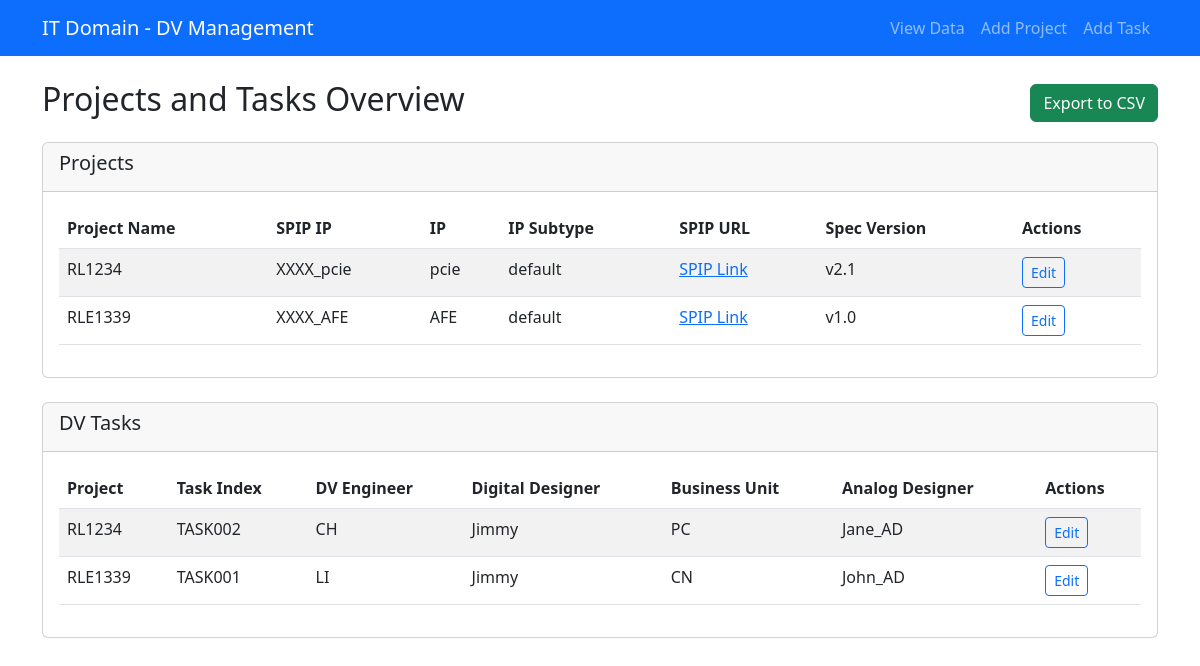
The page /it-domain/index.php on the database its author committed.
### tables this page shows
CREATE TABLE projects (
    id INT AUTO_INCREMENT PRIMARY KEY,
    project_name VARCHAR(100) NOT NULL UNIQUE,
    spip_ip VARCHAR(100),
    ip VARCHAR(100),
    ip_postfix VARCHAR(50),
    ip_subtype VARCHAR(50) DEFAULT 'default',
    alternative_name VARCHAR(100),
    spip_url VARCHAR(500),
    wiki_url VARCHAR(500),
    spec_version VARCHAR(50),
    spec_path VARCHAR(500),
    created_at TIMESTAMP DEFAULT CURRENT_TIMESTAMP,
    updated_at TIMESTAMP DEFAULT CURRENT_TIMESTAMP ON UPDATE CURRENT_TIMESTAMP
);

CREATE TABLE dv_tasks (
    id INT AUTO_INCREMENT PRIMARY KEY,
    project_id INT,
    task_index VARCHAR(50),
    dv_engineer VARCHAR(100),
    digital_designer VARCHAR(100),
    business_unit VARCHAR(10),
    analog_designer VARCHAR(100),
    inherit_from_ip VARCHAR(100),
    reuse_ip VARCHAR(100),
    created_at TIMESTAMP DEFAULT CURRENT_TIMESTAMP,
    updated_at TIMESTAMP DEFAULT CURRENT_TIMESTAMP ON UPDATE CURRENT_TIMESTAMP,
    FOREIGN KEY (project_id) REFERENCES projects(id) ON DELETE CASCADE
);

### it-domain/index.php (the view, shortened to what this page needs)
<?php
$database = new Database();
$db = $database->getConnection();
$action = $_GET['action'] ?? 'list';
$projects = $db->query("SELECT * FROM projects ORDER BY project_name")->fetchAll();
$tasks = $db->query("SELECT dt.*, p.project_name FROM dv_tasks dt JOIN projects p ON dt.project_id = p.id ORDER BY p.project_name")->fetchAll();
?>
<!DOCTYPE html>
<html lang="en">
<head>
    <link href="https://cdn.jsdelivr.net/npm/bootstrap@5.3.0/dist/css/bootstrap.min.css" rel="stylesheet">
</head>
<body>
    <nav class="navbar navbar-expand-lg navbar-dark bg-primary">
        <div class="container">
            <a class="navbar-brand" href="index.php">IT Domain - DV Management</a>
            <div class="navbar-nav ms-auto">
                <a class="nav-link" href="?action=list">View Data</a>
                <a class="nav-link" href="?action=add_project">Add Project</a>
                <a class="nav-link" href="?action=add_task">Add Task</a>
            </div>
        </div>
    </nav>
    <div class="container mt-4">
        <?php if ($action === 'list'): ?>
            <div class="row">
                <div class="col-md-12">
                    <div class="d-flex justify-content-between align-items-center mb-3">
                        <h2>Projects and Tasks Overview</h2>
                        <form method="POST" style="display: inline;">
                            <button type="submit" name="export_data" class="btn btn-success">Export to CSV</button>
                        </form>
                    </div>
                    <div class="card mb-4">
                        <div class="card-header">
                            <h5>Projects</h5>
                        </div>
                        <div class="card-body">
                            <div class="table-responsive">
                                <table class="table table-striped">
                                    <thead>
                                        <tr>
                                            <th>Project Name</th>
                                            <th>SPIP IP</th>
                                            <th>IP</th>
                                            <th>IP Subtype</th>
                                            <th>SPIP URL</th>
                                            <th>Spec Version</th>
                                            <th>Actions</th>
                                        </tr>
                                    </thead>
                                    <tbody>
                                        <?php foreach ($projects as $project): ?>
                                        <tr>
                                            <td><?php echo htmlspecialchars($project['project_name']); ?></td>
                                            <td><?php echo htmlspecialchars($project['spip_ip']); ?></td>
                                            <td><?php echo htmlspecialchars($project['ip']); ?></td>
                                            <td><?php echo htmlspecialchars($project['ip_subtype']); ?></td>
                                            <td>
                                                <?php if ($project['spip_url']): ?>
                                                    <a href="<?php echo htmlspecialchars($project['spip_url']); ?>" target="_blank">SPIP Link</a>
                                                <?php endif; ?>
                                            </td>
                                            <td><?php echo htmlspecialchars($project['spec_version']); ?></td>
                                            <td>
                                                <a href="?action=edit_project&id=<?php echo $project['id']; ?>" class="btn btn-sm btn-outline-primary">Edit</a>
                                            </td>
                                        </tr>
                                        <?php endforeach; ?>
                                    </tbody>
                                </table>
                            </div>
                        </div>
                    </div>
                    <div class="card">
                        <div class="card-header">
                            <h5>DV Tasks</h5>
                        </div>
                        <div class="card-body">
                            <div class="table-responsive">
                                <table class="table table-striped">
                                    <thead>
                                        <tr>
                                            <th>Project</th>
                                            <th>Task Index</th>
                                            <th>DV Engineer</th>
                                            <th>Digital Designer</th>
                                            <th>Business Unit</th>
                                            <th>Analog Designer</th>
                                            <th>Actions</th>
                                        </tr>
                                    </thead>
                                    <tbody>
                                        <?php foreach ($tasks as $task): ?>
                                        <tr>
                                            <td><?php echo htmlspecialchars($task['project_name']); ?></td>
                                            <td><?php echo htmlspecialchars($task['task_index']); ?></td>
                                            <td><?php echo htmlspecialchars($task['dv_engineer']); ?></td>
                                            <td><?php echo htmlspecialchars($task['digital_designer']); ?></td>
                                            <td><?php echo htmlspecialchars($task['business_unit']); ?></td>
                                            <td><?php echo htmlspecialchars($task['analog_designer']); ?></td>
                                            <td>
                                                <a href="?action=edit_task&id=<?php echo $task['id']; ?>" class="btn btn-sm btn-outline-primary">Edit</a>
                                            </td>
                                        </tr>
                                        <?php endforeach; ?>
                                    </tbody>
                                </table>
                            </div>
                        </div>
                    </div>
                </div>
            </div>
        <?php endif; ?>
    </div>
</body>
</html>

### rows shown on the page
projects: project_name "RL1234", spip_ip "XXXX_pcie", ip "pcie", ip_subtype "default", spec_version "v2.1"
projects: project_name "RLE1339", spip_ip "XXXX_AFE", ip "AFE", ip_subtype "default", spec_version "v1.0"
dv_tasks: project.project_name "RL1234", task_index "TASK002", dv_engineer "CH", digital_designer "Jimmy", business_unit "PC", analog_designer "Jane_AD"
dv_tasks: project.project_name "RLE1339", task_index "TASK001", dv_engineer "LI", digital_designer "Jimmy", business_unit "CN", analog_designer "John_AD"
